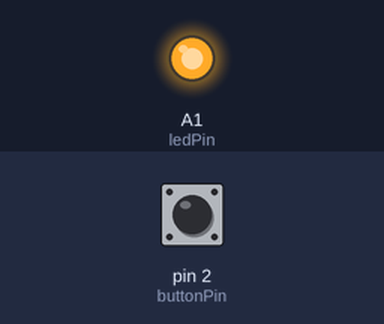
This sketch was run on a simulated Arduino Uno, built with avr-gcc and run on an emulated ATmega328P. Shown: output pins drawn as LEDs (lit = HIGH). Inputs (shaded band) come from the test bench; at power-on: pin 2 (buttonPin) LOW. What the sketch prints to the serial monitor is not drawn.

Above: at 1.2 s.
1.3 s: pin 2 (buttonPin) pulled HIGH for 0.15 s
At 2.1 s:
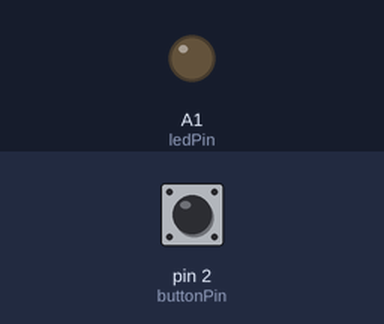
Timing chart, 0 to 4.3 s (numbered marks = the images above; inputs shaded):
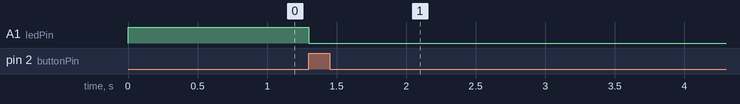

Measured:
- after the input at 1.3 s, A1 (ledPin): HIGH → LOW at once

The sketch:

pushbutton_with_led.ino
```cpp
const int ledPin = A1;
const int buttonPin = 2 ;     // the number of the pushbutton pin
const int timeoutMins = 6 * 60;
const unsigned long timeout = (unsigned long) timeoutMins * 60 * 1000;
const int ledOn = 255;
const int ledOff = 0;

// variables will change:
unsigned long onAt = 0;
int buttonState = 0;
int ledValue = ledOn;

void setup() {
  // initialize the pushbutton pin as an input:
  pinMode(buttonPin, INPUT);
  Serial.begin(9600);
  Serial.println("Starting");
}

void loop() {
  analogWrite(ledPin, ledValue);
  unsigned long currentTime = millis();
  buttonState = digitalRead(buttonPin);
  if (buttonState == HIGH) {
      ledValue = ledOff;
      onAt = currentTime;
      analogWrite(ledPin, ledValue);
  }
  if (currentTime%5000 == 0) {
    Serial.print("Time is: ");
    Serial.print(currentTime);
    Serial.print(" timeoutAt: ");
    Serial.print(onAt+ timeout);
    Serial.println();
  }
  if ((onAt > 0) && ((onAt + timeout) <= currentTime)) {
    onAt = 0;
    ledValue = ledOn;
    analogWrite(ledPin, ledValue);
  }
}
```
